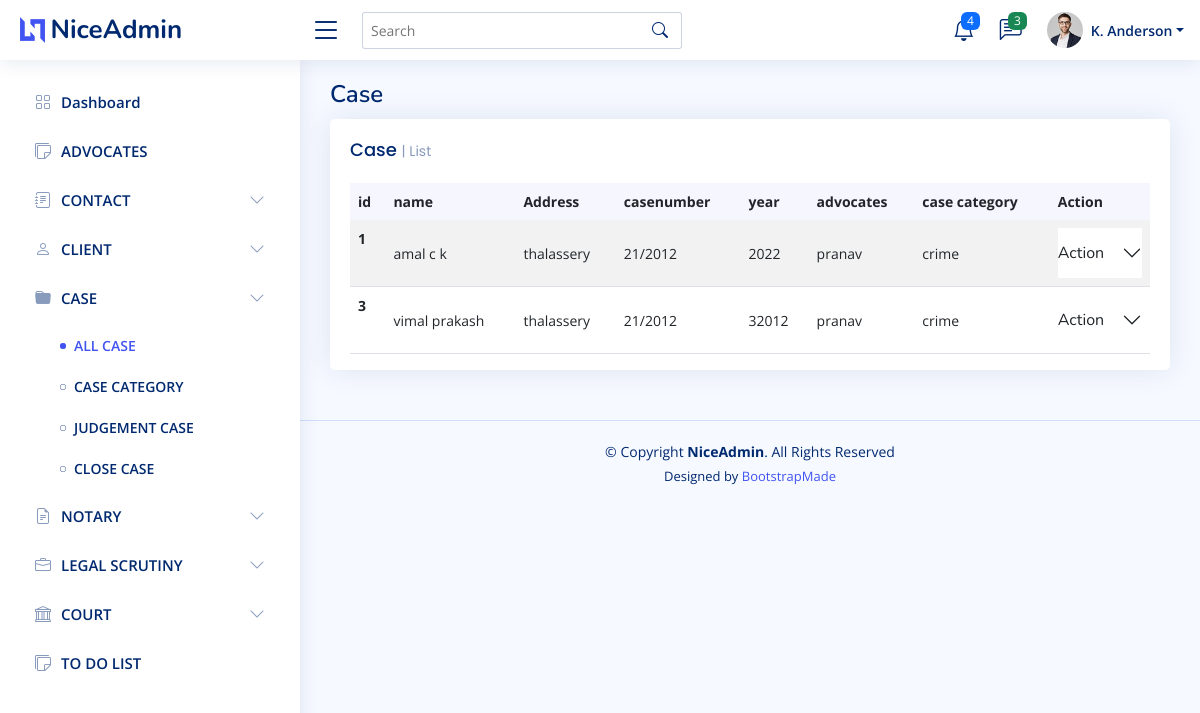
/case (signed in), run on an earlier commit of the app's database.
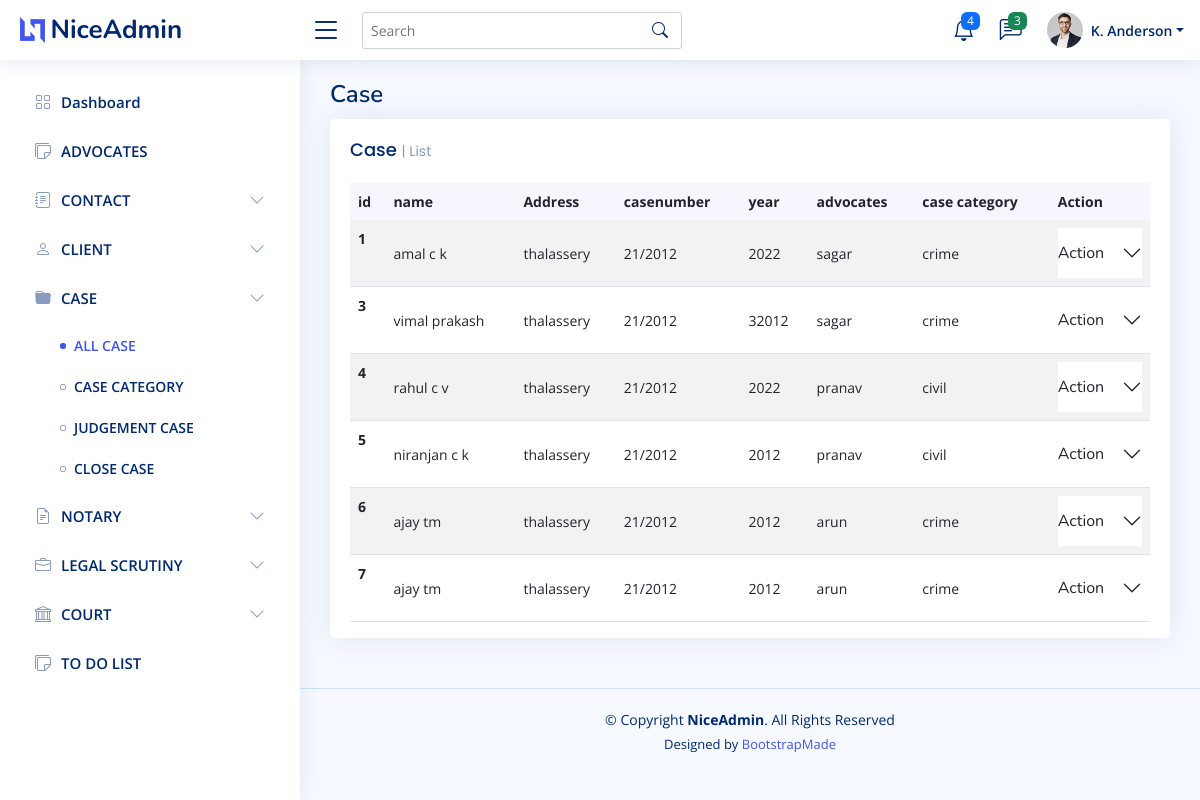
And on a later commit of the database.
### Admin_user/models.py (models this page shows, shortened)
class CaseRegister(models.Model):
    client_name=models.ForeignKey(client, on_delete=models.CASCADE)
    address=models.CharField(max_length=50)
    case_number=models.CharField(max_length=50)
    year=models.IntegerField()
    incident=models.CharField(max_length=50,null=True)
    advocate=models.ForeignKey(Advocate,null=True,on_delete=models.SET_NULL)
    Filling_Date=models.DateField(auto_now=False, auto_now_add=False,null=True)
    First_hearing_date=models.DateField(auto_now=False, auto_now_add=False,null=True)
    Next_hearing_date=models.DateField(auto_now=False, auto_now_add=False,null=True)
    Fir_date=models.DateField(auto_now=False, auto_now_add=False,null=True)
    Fir_number=models.IntegerField(null=True)
    Fir_policeStation=models.CharField(max_length=50,null=True)
    case_category=models.ForeignKey(CaseCategory,null=True,on_delete=models.SET_NULL)
    status=models.CharField(max_length=20,choices=status_choice,null=True,default=1)

class client(models.Model):
    First_name=models.CharField(max_length=50)
    Last_name=models.CharField(max_length=50)
    Address=models.ForeignKey(Address,null=True, on_delete=models.SET_NULL)
    Category=models.CharField(max_length=50,null=True)
    is_case=models.BooleanField(default=False)
    phone=models.IntegerField(null=True)
    email=models.CharField(max_length=50,null=True)
    def __str__(self) :
        return self.First_name+" "+self.Last_name

class Advocate(models.Model):
    name=models.CharField(max_length=50)
    address=models.ForeignKey(Address,on_delete=models.DO_NOTHING)
    phone=models.IntegerField()
    court=models.ForeignKey(Court,null=True, on_delete=models.SET_NULL)
    def __str__(self) :
        return self.name

class CaseCategory(models.Model):
    name=models.CharField(max_length=50)
    decription=models.CharField(max_length=50)
    def __str__(self):
        return self.name

### Admin_user/views.py (the view)
# urls.py: path("case",case,name="case"),
def case(request):
    if not request.user.is_authenticated and is_admin:
        return redirect("/login")
    context={"title":"Case"}
    context["case"]=True
    context["data"]=CaseRegister.objects.all()
    context["advocate_update_form"]=Upadte_advocate_form()
    context["Upadte_hearing_date_form"]=Upadte_hearing_date_form()
    return render(request,"admin/case.html",context)

### Admin_user/form.py
class Upadte_advocate_form(forms.ModelForm):
    class Meta:
        model=CaseRegister
        fields=['advocate']
    def __init__(self,*args,**kwargs):
            super(Upadte_advocate_form,self).__init__(*args,**kwargs)
            for i in self.fields.values():
                i.widget.attrs['class']="form-control"

class Upadte_hearing_date_form(forms.ModelForm):
    class Meta:
        model=CaseRegister
        fields=['Next_hearing_date']
        widgets={
             'Next_hearing_date':DateInput(attrs={'type':"date"}),
        }
    def __init__(self,*args,**kwargs):
            super(Upadte_hearing_date_form,self).__init__(*args,**kwargs)
            for i in self.fields.values():
                i.widget.attrs['class']="form-control"

### templates/admin/case.html (shortened to what this page needs)
{% extends 'admin/main.html' %}
{% block content %}
<div class="col-12">
    <div class="card top-selling overflow-auto">
      <div class="card-body pb-0">
          <h5 class="card-title">Case <span>| List</span></h5>
          <table class="table table-striped">
            <thead>
              <tr>
                <th class="fw-bold" scope="col">id</th>
                <th class="fw-bold" scope="col">name</th>
                <th class="fw-bold" scope="col">Address</th>
                <th class="fw-bold" scope="col">casenumber</th>
                <th class="fw-bold" scope="col">year</th>
                <th class="fw-bold" scope="col">advocates</th>
                <th class="fw-bold" scope="col">case category</th>
                <th class="fw-bold" scope="col">Action</th>
              </tr>
            </thead>
            <tbody>
              {% for i in data %}
              <tr>
                <th scope="row">{{i.id}}</th>
                <td>{{i.client_name}}</td>
                <td>{{i.address}}</td>
                <td >{{i.case_number}}</td>
                <td >{{i.year}}</td>
                <td >{{i.advocate}}</td>
                <td >{{i.case_category}}</td>
                <td><div class="accordion accordion-flush" id="accordionFlushExample">
                  <div class="accordion-item">
                    <h2 class="accordion-header" id="flush-headingOne">
                      <button class="accordion-button collapsed" type="button" data-bs-toggle="collapse" data-bs-target="#flush-collapseOne{{i.id}}" aria-expanded="false" aria-controls="flush-collapseOne">
                        Action
                      </button>
                    </h2>
                                    {%load crispy_forms_tags %}
                                    {%load crispy_forms_tags %}
                  </div>
                </div></td>
              </tr>
              {% endfor %}
            </tbody>
          </table>
        </div>
      </div>
    </div>
{% endblock content %}

### templates/admin/main.html (shortened to what this page needs)
{% load static %}
<!DOCTYPE html>
<html lang="en">
<head>
  <link href="{% static 'assets/vendor/bootstrap/css/bootstrap.min.css' %}" rel="stylesheet">
  <link href="{% static 'assets/vendor/bootstrap-icons/bootstrap-icons.css' %}" rel="stylesheet">
  <link href="{% static 'assets/vendor/boxicons/css/boxicons.min.css' %}" rel="stylesheet">
  <link href="{% static 'assets/vendor/quill/quill.snow.css' %}" rel="stylesheet">
  <link href="{% static 'assets/vendor/quill/quill.bubble.css' %}" rel="stylesheet">
  <link href="{% static 'assets/vendor/remixicon/remixicon.css' %}" rel="stylesheet">
  <link href="{% static 'assets/vendor/simple-datatables/style.css' %}" rel="stylesheet">
  <link href="{% static 'assets/css/style.css' %}" rel="stylesheet">
</head>
<body>
  <header id="header" class="header fixed-top d-flex align-items-center">
    <div class="d-flex align-items-center justify-content-between">
      <a href="/home" class="logo d-flex align-items-center">
        <img src="assets/img/logo.png" alt="">
        <span class="d-none d-lg-block">NiceAdmin</span>
      </a>
      <i class="bi bi-list toggle-sidebar-btn"></i>
    </div>
    <div class="search-bar">
      <form class="search-form d-flex align-items-center" method="POST" action="#">
        <input type="text" name="query" placeholder="Search" title="Enter search keyword">
        <button type="submit" title="Search"><i class="bi bi-search"></i></button>
      </form>
    </div>
    <nav class="header-nav ms-auto">
      <ul class="d-flex align-items-center">
        <li class="nav-item dropdown">
          <a class="nav-link nav-icon" href="#" data-bs-toggle="dropdown">
            <i class="bi bi-bell"></i>
            <span class="badge bg-primary badge-number">4</span>
          </a>
        </li>
        <li class="nav-item dropdown">
          <a class="nav-link nav-icon" href="#" data-bs-toggle="dropdown">
            <i class="bi bi-chat-left-text"></i>
            <span class="badge bg-success badge-number">3</span>
          </a>
        </li>
        <li class="nav-item dropdown pe-3">
          <a class="nav-link nav-profile d-flex align-items-center pe-0" href="#" data-bs-toggle="dropdown">
            <img src="assets/img/profile-img.jpg" alt="Profile" class="rounded-circle">
            <span class="d-none d-md-block dropdown-toggle ps-2">K. Anderson</span>
          </a>
        </li>
      </ul>
    </nav>
  </header>
  <aside id="sidebar" class="sidebar">
    <ul class="sidebar-nav" id="sidebar-nav">
      <li class="nav-item">
        <a class="nav-link collapsed" href="/home">
          <i class="bi bi-grid"></i>
          <span>Dashboard</span>
        </a>
      </li>
      <li class="nav-item">
        <a class="nav-link {% if not advocates %}collapsed{% endif %}" href="{% url 'advocates' %}">
          <i class="bi bi-stickies{% if advocates %}-fill{% endif %}"></i>
          <span>ADVOCATES</span>
        </a>
      </li>
      <li class="nav-item">
        <a class="nav-link collapsed" data-bs-target="#components-nav" data-bs-toggle="collapse" href="#">
          <i class="bi bi-journal-text{% if contact or contact_category %}-fill{% endif %}"></i><span>CONTACT</span><i class="bi bi-chevron-down ms-auto"></i>
        </a>
      </li>
      <li class="nav-item">
        <a class="nav-link collapsed" data-bs-target="#forms-nav" data-bs-toggle="collapse" href="#">
          <i class="bi bi-person{% if client or client_category %}-fill{% endif %}"></i><span>CLIENT</span><i class="bi bi-chevron-down ms-auto"></i>
        </a>
      </li>
      <li class="nav-item">
        <a class="nav-link collapsed" data-bs-target="#tables-nav" data-bs-toggle="collapse" href="#">
          <i class="bi bi-folder{% if case or addcase or case_category or judgement_case or closed_case%}-fill{% endif %}"></i><span>CASE</span><i class="bi bi-chevron-down ms-auto"></i>
        </a>
        <ul id="tables-nav" class="nav-content collapse {% if case or addcase or case_category or judgement_case or closed_case%}show{% endif %}" data-bs-parent="#sidebar-nav">
          <li>
            <a href="{% url 'case' %}" {% if case %}class="active"{% endif %}>
              <i class="bi bi-circle"></i><span>ALL CASE</span>
            </a>
          </li>
          <li>
            <a href="{% url 'case_category' %}" {% if case_category %}class="active"{% endif %}>
              <i class="bi bi-circle"></i><span>CASE CATEGORY</span>
            </a>
          </li>
          <li>
            <a href="{% url 'judgement_case' %}" {% if judgement_case %}class="active"{% endif %}>
              <i class="bi bi-circle"></i><span>JUDGEMENT CASE</span>
            </a>
          </li>
          <li>
            <a href="{% url 'closed_case' %}" {% if closed_case %}class="active"{% endif %}>
              <i class="bi bi-circle"></i><span>CLOSE CASE</span>
            </a>
          </li>
        </ul>
      </li>
      <li class="nav-item">
        <a class="nav-link collapsed" data-bs-target="#charts-nav" data-bs-toggle="collapse" href="#">
          <i class="bi bi-file-earmark-text{% if notary or open_notary or closed_notary or add_notary or notary_category or progress_notary%}-fill{% endif %}"></i><span>NOTARY</span><i class="bi bi-chevron-down ms-auto"></i>
        </a>
      </li>
      <li class="nav-item">
        <a class="nav-link collapsed" data-bs-target="#icons-nav" data-bs-toggle="collapse" href="#">
          <i class="bi bi-briefcase"></i><span>LEGAL SCRUTINY</span><i class="bi bi-chevron-down ms-auto"></i>
        </a>
          </li>
        </ul>
      <li class="nav-item">
        <a class="nav-link collapsed" data-bs-target="#COURT-nav" data-bs-toggle="collapse" href="#">
          <i class="bi bi-bank{% if court_list or court_category %}2{% endif %}"></i><span>COURT</span><i class="bi bi-chevron-down ms-auto"></i>
        </a>
      </li>
      <li class="nav-item">
        <a class="nav-link {% if not todo_list %}collapsed{% endif %}" href="{% url 'todo_list' %}">
          <i class="bi bi-stickies{% if todo_list %}-fill{% endif %}"></i>
          <span>TO DO LIST</span>
        </a>
      </li>
  </aside>
  <main id="main" class="main">
    <div class="pagetitle">
      <h1>{{title}}</h1>
    </div>
    <section class="section dashboard">
     {% block content %}{% endblock content %}
    </section>
  </main>
  <footer id="footer" class="footer">
    <div class="copyright">
      &copy; Copyright <strong><span>NiceAdmin</span></strong>. All Rights Reserved
    </div>
    <div class="credits">
      Designed by <a href="https://bootstrapmade.com/">BootstrapMade</a>
    </div>
  </footer>
</body>
</html>

### static/assets/css/style.css (style rules this page uses)
:root { scroll-behavior: smooth; }
body { font-family: "Open Sans", sans-serif; background: #f6f9ff; color: #444444; }
a { color: #4154f1; text-decoration: none; }
h1, h2, h3, h4, h5, h6 { font-family: "Nunito", sans-serif; }
#main { margin-top: 60px; padding: 20px 30px; transition: all 0.3s; }
.pagetitle { margin-bottom: 10px; }
.pagetitle h1 { font-size: 24px; margin-bottom: 0; font-weight: 600; color: #012970; }
.card { margin-bottom: 30px; border: none; border-radius: 5px; box-shadow: 0px 0 30px rgba(1, 41, 112, 0.1); }
.card-title { padding: 20px 0 15px 0; font-size: 18px; font-weight: 500; color: #012970; font-family: "Poppins", sans-serif; }
.card-title span { color: #899bbd; font-size: 14px; font-weight: 400; }
.card-body { padding: 0 20px 20px 20px; }
.accordion-item { border: 1px solid #ebeef4; }
.accordion-flush .accordion-button { padding: 15px 0; background: none; border: 0; }
.logo { line-height: 1; }
@media (min-width: 1200px) { .logo { width: 280px; } }
.logo img { max-height: 26px; margin-right: 6px; }
.logo span { font-size: 26px; font-weight: 700; color: #012970; font-family: "Nunito", sans-serif; }
.header { transition: all 0.5s; z-index: 997; height: 60px; box-shadow: 0px 2px 20px rgba(1, 41, 112, 0.1); background-color: #fff; padding-left: 20px; }
.header .toggle-sidebar-btn { font-size: 32px; padding-left: 10px; cursor: pointer; color: #012970; }
.header .search-bar { min-width: 360px; padding: 0 20px; }
.header .search-form { width: 100%; }
.header .search-form input { border: 0; font-size: 14px; color: #012970; border: 1px solid rgba(1, 41, 112, 0.2); padding: 7px 38px 7px 8px; border-radius: 3px; transition: 0.3s; width: 100%; }
.header .search-form button { border: 0; padding: 0; margin-left: -30px; background: none; }
.header .search-form button i { color: #012970; }
.header-nav ul { list-style: none; }
.header-nav>ul { margin: 0; padding: 0; }
.header-nav .nav-icon { font-size: 22px; color: #012970; margin-right: 25px; position: relative; }
.header-nav .nav-profile { color: #012970; }
.header-nav .nav-profile img { max-height: 36px; }
.header-nav .nav-profile span { font-size: 14px; font-weight: 600; }
.header-nav .badge-number { position: absolute; inset: -2px -5px auto auto; font-weight: normal; font-size: 12px; padding: 3px 6px; }
.sidebar { position: fixed; top: 60px; left: 0; bottom: 0; width: 300px; z-index: 996; transition: all 0.3s; padding: 20px; overflow-y: auto; scrollbar-width: thin; scrollbar-color: #aab7cf transparent; box-shadow: 0px 0px 20px rgba(1, 41, 112, 0.1); background-color: #fff; }
@media (min-width: 1200px) { #main, #footer { margin-left: 300px; } }
.sidebar-nav { padding: 0; margin: 0; list-style: none; }
.sidebar-nav li { padding: 0; margin: 0; list-style: none; }
.sidebar-nav .nav-item { margin-bottom: 5px; }
.sidebar-nav .nav-link { display: flex; align-items: center; font-size: 15px; font-weight: 600; color: #4154f1; transition: 0.3; background: #f6f9ff; padding: 10px 15px; border-radius: 4px; }
.sidebar-nav .nav-link i { font-size: 16px; margin-right: 10px; color: #4154f1; }
.sidebar-nav .nav-link.collapsed { color: #012970; background: #fff; }
.sidebar-nav .nav-link.collapsed i { color: #899bbd; }
.sidebar-nav .nav-link .bi-chevron-down { margin-right: 0; transition: transform 0.2s ease-in-out; }
.sidebar-nav .nav-content { padding: 5px 0 0 0; margin: 0; list-style: none; }
.sidebar-nav .nav-content a { display: flex; align-items: center; font-size: 14px; font-weight: 600; color: #012970; transition: 0.3; padding: 10px 0 10px 40px; transition: 0.3s; }
.sidebar-nav .nav-content a i { font-size: 6px; margin-right: 8px; line-height: 0; border-radius: 50%; }
.sidebar-nav .nav-content a:hover, .sidebar-nav .nav-content a.active { color: #4154f1; }
.sidebar-nav .nav-content a.active i { background-color: #4154f1; }
.dashboard .top-selling { font-size: 14px; }
.dashboard .top-selling .table thead { background: #f6f6fe; }
.dashboard .top-selling .table thead th { border: 0; }
.dashboard .top-selling .table tbody td { vertical-align: middle; }
.footer { padding: 20px 0; font-size: 14px; transition: all 0.3s; border-top: 1px solid #cddfff; }
.footer .copyright { text-align: center; color: #012970; }
.footer .credits { padding-top: 5px; text-align: center; font-size: 13px; color: #012970; }

What changed in the data, as far as the page shows it:
changed CaseRegister "amal c k": advocate "pranav" → "sagar"
changed CaseRegister "vimal prakash": advocate "pranav" → "sagar"
added CaseRegister: id "4", client_name "rahul c v", address "thalassery", case_number "21/2012", year "2022", advocate "pranav", case_category "civil"
added CaseRegister: id "5", client_name "niranjan c k", address "thalassery", case_number "21/2012", year "2012", advocate "pranav", case_category "civil"
added CaseRegister: id "6", client_name "ajay tm", address "thalassery", case_number "21/2012", year "2012", advocate "arun", case_category "crime"
added CaseRegister: id "7", client_name "ajay tm", address "thalassery", case_number "21/2012", year "2012", advocate "arun", case_category "crime"
